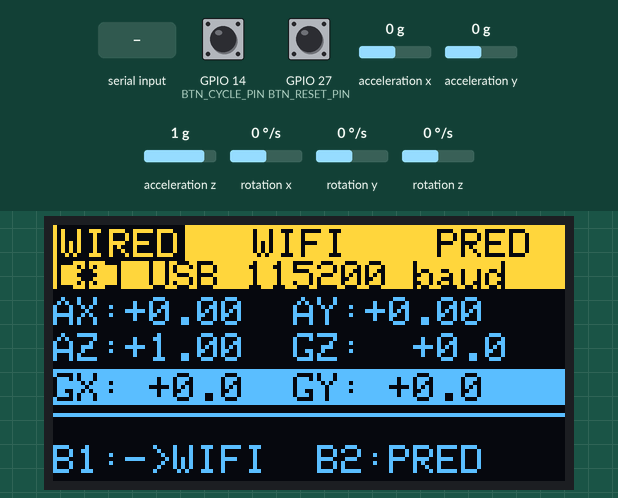
Simulated run of this program. Board: ESP32. Parts: 128×64 one-colour display. The test bench sets the inputs (shaded band); at power-on: GPIO 14 (BTN_CYCLE_PIN) HIGH, GPIO 27 (BTN_RESET_PIN) HIGH, rotation x 0 °/s, rotation y 0 °/s, acceleration x 0 g, acceleration y 0 g, acceleration z 1 g, rotation z 0 °/s. The OLED is the two-colour kind (top 16 rows yellow); what the program prints to the serial monitor is not drawn.

Above: at 3.3 s.
3.4 s: "MODE:IDLE\n" received over Serial
At 3.9 s:
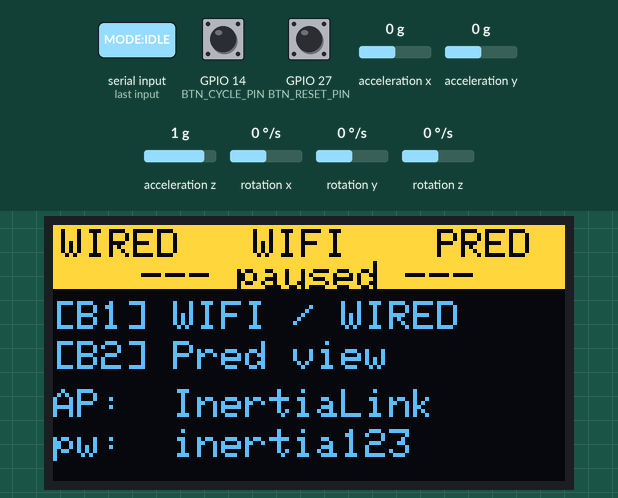
4.9 s: GPIO 14 (BTN_CYCLE_PIN) pulled LOW for 0.15 s
At 5.16 s:
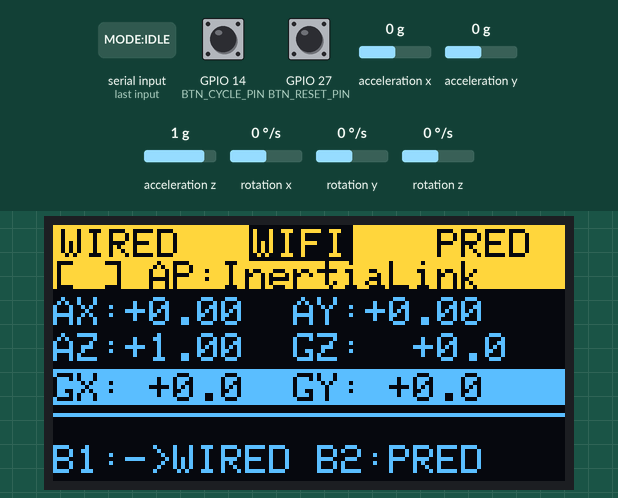
7.2 s: GPIO 27 (BTN_RESET_PIN) pulled LOW for 3.2 s
At 7.76 s:
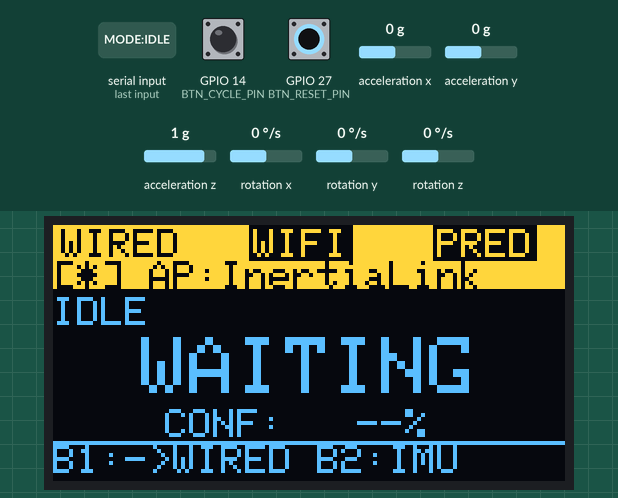
11.9 s: rotation x set to 100 °/s
At 12.24 s:
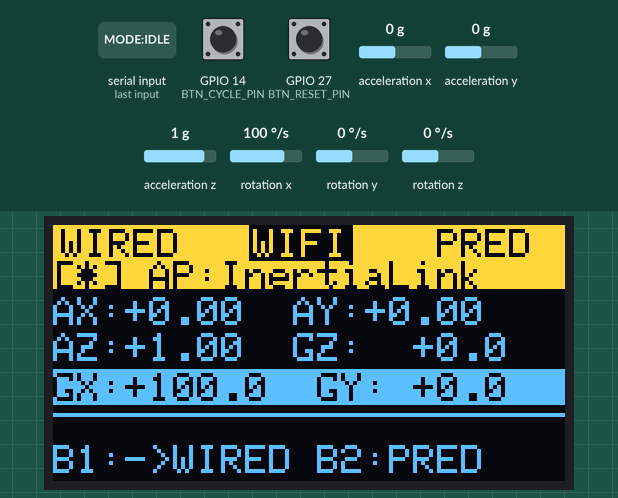
14.3 s: "MODE:USB\n" received over Serial
At 15.08 s:
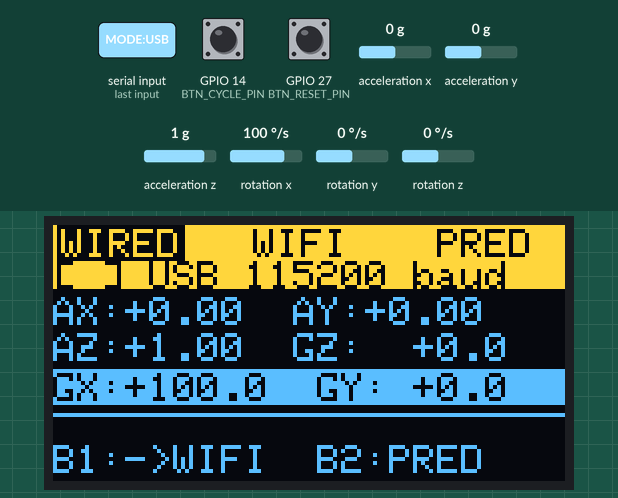
17.2 s: rotation y set to -2 °/s
At 17.71 s:
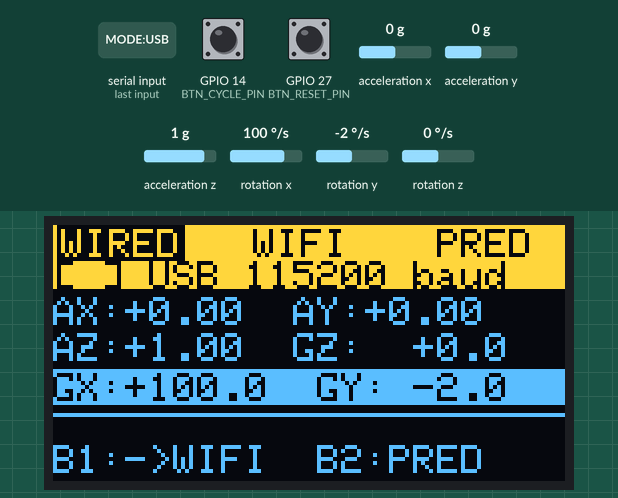
Timing chart, 0 to 20.2 s (numbered marks = the images above; inputs shaded):
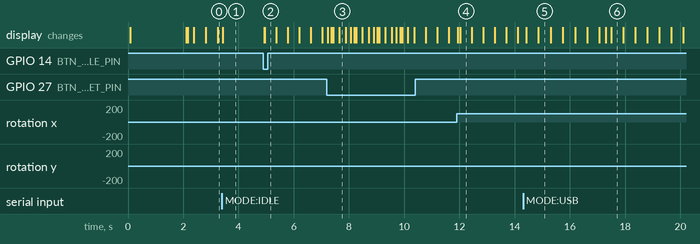

The program:

main.cpp
```cpp
// InertiaLink ESP32 Firmware — USB + SoftAP WiFi (no router required)
//
// Default boot mode: WIRED.  The desktop apps open the port and expect
// data immediately; no MODE:USB command needed before streaming begins.
//
// WiFi transport: ESP32 runs as a SoftAP — the laptop connects directly to
// the pen's own network.  No router, no credentials to flash, no host IP to
// configure.  The pen always broadcasts UDP to 192.168.4.255:5005 so any
// connected laptop receives it without knowing the pen's DHCP assignments.
//
//   AP SSID     : InertiaLink
//   AP password : inertia123
//   ESP32 IP    : 192.168.4.1  (fixed, default SoftAP address)
//   Laptop IP   : 192.168.4.2  (first DHCP lease — assigned automatically)
//
// Wiring:
//   MPU6050   SDA→GPIO 21   SCL→GPIO 22   I2C address 0x68
//   SSD1306   SDA→GPIO 21   SCL→GPIO 22   I2C address 0x3C   (no conflict)
//   Btn1      GPIO 14 ↔ GND   —  toggles WIRED ↔ WIFI
//   Btn2      GPIO 27 ↔ GND   —  toggles IMU view ↔ Prediction view
//
// Serial commands at 115200 baud (TUI or any terminal):
//   MODE:USB    switch to / stay in WIRED mode
//   MODE:WIFI   switch to SoftAP WiFi mode (AP is always running)
//   MODE:IDLE   pause streaming
//
// Payload format (sent in WIRED/WIFI modes at 100 Hz):
//   ax,ay,az,gx,gy,gz\n   (floats: g-force + deg/s)

#include <Adafruit_GFX.h>
#include <Adafruit_SSD1306.h>
#include <Arduino.h>
#include <MPU6050_light.h>
#include <WiFi.h>
#include <WiFiUdp.h>
#include <Wire.h>

// ── SoftAP credentials (hardcoded — no NVS needed) ───────────────────────────
// #define so string-literal concatenation ("prefix" AP_SSID) compiles.
#define AP_SSID "InertiaLink"
#define AP_PASS "inertia123"
// Broadcast to all clients on the AP subnet — no laptop IP config required.
static constexpr const char *UDP_TARGET  = "192.168.4.255";
static constexpr int UDP_PORT_DECODER    = 5005; // decoder
static constexpr int UDP_PORT_VISUALIZER = 5006; // visualizer

// ── OLED
// ──────────────────────────────────────────────────────────────────────
#define SCREEN_W 128
#define SCREEN_H 64
#define OLED_ADDR 0x3C
static Adafruit_SSD1306 display(SCREEN_W, SCREEN_H, &Wire, /*reset=*/-1);
static bool oledOk = false;

// ── Push buttons (active-LOW, internal pull-up)
// ───────────────────────────────
#define BTN_CYCLE_PIN 14 // toggle WIRED ↔ WIFI
#define BTN_RESET_PIN 27 // toggle IMU ↔ Prediction view
#define DEBOUNCE_MS 200
static unsigned long lastBtn1Ms = 0, lastBtn2Ms = 0;

// ── Non-blocking serial command buffer
// ────────────────────────────────────────
static char cmdBuf[128];
static int cmdPos = 0;

// ── Mode & radio state
// ────────────────────────────────────────────────────────
enum Mode { WIRED, WIFI, IDLE };

static Mode currentMode = WIRED; // boot default: stream over USB immediately
static bool apReady = false;     // set true once SoftAP is up

static MPU6050 mpu(Wire);
static WiFiUDP udp;

// Live IMU values (globals so drawDisplay can read them without passing args)
static float imu_ax = 0.0f, imu_ay = 0.0f, imu_az = 0.0f;
static float imu_gx = 0.0f, imu_gy = 0.0f, imu_gz = 0.0f;

// ── Display view & prediction state ──────────────────────────────────────────
enum DisplayView { IMU_VIEW, PRED_VIEW };
static DisplayView displayView = IMU_VIEW;

// Updated by STATE:xxx / PRED:char:conf feedback from the host decoder.
static char predStateStr[20] = "IDLE";
static char predChar[8]      = "";
static int  predConf         = 0;

// UDP socket that receives STATE/PRED feedback from the host in Wi-Fi mode.
static WiFiUDP feedbackUdp;
static constexpr int UDP_FEEDBACK_PORT = 5007;

// ── OLED helpers
// ──────────────────────────────────────────────────────────────
static const char *modeName(Mode m) {
  switch (m) {
  case WIRED:
    return "WIRED";
  case WIFI:
    return "WIFI ";
  default:
    return "IDLE ";
  }
}

// ── drawDisplay
// ───────────────────────────────────────────────────────────────
//
// Panel colour zones (fixed by hardware — not configurable):
//   y  0–15  → YELLOW   (16 px, 2 text rows)
//   y 16–63  → BLUE     (48 px, 6 text rows)
//
//  ┌──────── YELLOW zone ────────────────────────────────────────┐
//  │ ▓WIRED▓   WIFI    IDLE                                     │ y=0 tabs
//  │ [*] LIVE   AP:InertiaLink  /  USB 115200                   │ y=9
//  ├──────── BLUE zone ──────────────────────────────────────────┤
//  │ AX:+1.23  AY:-0.45                                         │ y=18
//  │ AZ:+0.98  GZ: +89.0                                        │ y=27
//  │▓▓▓▓▓▓▓▓▓▓▓▓▓▓▓▓▓▓▓▓▓▓▓▓▓▓▓▓▓▓▓▓▓▓▓▓▓▓▓▓▓▓▓▓▓▓▓▓▓▓▓▓▓▓▓▓▓▓▓│ inverted band
//  │▓ GX:+12.3  GY: -5.6                                      ▓│ y=37
//  │▓▓▓▓▓▓▓▓▓▓▓▓▓▓▓▓▓▓▓▓▓▓▓▓▓▓▓▓▓▓▓▓▓▓▓▓▓▓▓▓▓▓▓▓▓▓▓▓▓▓▓▓▓▓▓▓▓▓▓│
//  │──────────────────────────────────────────────────────────── │ sep y=47
//  │ B1:->WIFI   B2:WIRED                                       │ y=55
//  └─────────────────────────────────────────────────────────────┘

// ── drawDisplay
// ───────────────────────────────────────────────────────────────
//
// Panel colour zones (fixed by hardware — not configurable):
//   y  0–15  → YELLOW   (16 px, 2 text rows)
//   y 16–63  → BLUE     (48 px, 6 text rows)
//
// Tab bar (Row 0): WIRED & WIFI show transport mode; PRED shows view mode.
// Multiple tabs can be active simultaneously (e.g. WIRED + PRED both lit).
//
//  IMU view:
//  ┌──────── YELLOW ────────────────────────────────────────────┐
//  │ ▓WIRED▓   WIFI    PRED                                    │ y=0
//  │ [*] USB 115200 baud                                       │ y=9
//  ├──────── BLUE ──────────────────────────────────────────────┤
//  │ AX:+1.23  AY:-0.45                                        │ y=18
//  │ AZ:+0.98  GZ: +89.0                                       │ y=27
//  │▓▓ GX:+12.3  GY: -5.6 ▓▓▓▓▓▓▓▓▓▓▓▓▓▓▓▓▓▓▓▓▓▓▓▓▓▓▓▓▓▓▓▓▓▓▓│ y=37
//  │─────────────────────────────────────────────────────────── │ y=47
//  │ B1:->WIFI  B2:PRED                                        │ y=55
//  └────────────────────────────────────────────────────────────┘
//
//  Prediction view (Btn2 active):
//  ┌──────── YELLOW ────────────────────────────────────────────┐
//  │  WIRED   ▓WIFI▓  ▓PRED▓                                  │ y=0
//  │ [*] AP:InertiaLink                                        │ y=9
//  ├──────── BLUE ──────────────────────────────────────────────┤
//  │ WRITING                                                   │ y=18
//  │         >> "3"          (TextSize=2)                      │ y=28
//  │                                                           │
//  │             CONF:  87%                                    │ y=46
//  │─────────────────────────────────────────────────────────── │ y=54
//  │ B1:->WIRED B2:IMU                                         │ y=55
//  └────────────────────────────────────────────────────────────┘

static uint8_t animTick = 0;

static void drawDisplay() {
  if (!oledOk)
    return;
  animTick++;
  bool liveOn = (animTick >> 2) & 1; // blinks ~1.25 Hz

  display.clearDisplay();
  display.setTextSize(1);

  // ════ YELLOW ZONE ══════════════════════════════════════════════════════════
  display.fillRect(0, 0, SCREEN_W, 16, SSD1306_WHITE);

  // ── Row 0: WIRED / WIFI track transport; PRED tracks view ─────────────────
  static const struct {
    const char *label;
    uint8_t     x;
  } TABS[3] = {{"WIRED", 2}, {"WIFI", 50}, {"PRED", 96}};
  bool tabActive[3] = {currentMode == WIRED, currentMode == WIFI,
                       displayView == PRED_VIEW};
  for (int i = 0; i < 3; i++) {
    if (tabActive[i]) {
      uint8_t w = static_cast<uint8_t>(strlen(TABS[i].label) * 6);
      display.fillRect(TABS[i].x - 1, 0, w + 2, 9, SSD1306_BLACK);
      display.setTextColor(SSD1306_WHITE);
    } else {
      display.setTextColor(SSD1306_BLACK);
    }
    display.setCursor(TABS[i].x, 1);
    display.print(TABS[i].label);
  }

  // ── Row 1: live badge + transport detail ───────────────────────────────────
  display.setTextColor(SSD1306_BLACK);
  display.setCursor(0, 9);
  if (currentMode == WIFI) {
    char r[22];
    snprintf(r, sizeof(r), "%s AP:%-11s", liveOn ? "[*]" : "[ ]", AP_SSID);
    display.print(r);
  } else if (currentMode == WIRED) {
    char r[22];
    snprintf(r, sizeof(r), "%s USB 115200 baud", liveOn ? "[*]" : "[ ]");
    display.print(r);
  } else {
    display.setCursor(22, 9);
    display.print("--- paused ---");
  }

  // ════ BLUE ZONE ════════════════════════════════════════════════════════════
  display.setTextColor(SSD1306_WHITE);

  if (displayView == PRED_VIEW) {
    // ── Prediction screen ─────────────────────────────────────────────────────
    char stateLabel[21];
    snprintf(stateLabel, sizeof(stateLabel), "%-20s", predStateStr);
    display.setCursor(0, 18);
    display.print(stateLabel);

    // Large prediction centred at TextSize=2 (16 px tall), capped at 3 chars
    display.setTextSize(2);
    if (predChar[0] != '\0') {
      char disp[4];
      strncpy(disp, predChar, 3);
      disp[3] = '\0';
      char predLine[12];
      snprintf(predLine, sizeof(predLine), ">> \"%s\"", disp);
      int px = (SCREEN_W - static_cast<int>(strlen(predLine)) * 12) / 2;
      display.setCursor(px < 0 ? 0 : px, 28);
      display.print(predLine);
    } else {
      display.setCursor(22, 28); // "WAITING": 7 chars × 12 px = 84 px centred
      display.print("WAITING");
    }
    display.setTextSize(1);

    char confLine[14];
    if (predChar[0] != '\0')
      snprintf(confLine, sizeof(confLine), "CONF:  %3d%%", predConf);
    else
      snprintf(confLine, sizeof(confLine), "CONF:   --%%");
    display.setCursor(28, 46);
    display.print(confLine);

    display.drawFastHLine(0, 54, SCREEN_W, SSD1306_WHITE);
    display.setCursor(0, 55);
    display.print(currentMode == WIRED ? "B1:->WIFI  B2:IMU " : "B1:->WIRED B2:IMU ");

  } else {
    // ── IMU screen ────────────────────────────────────────────────────────────
    if (currentMode == IDLE) {
      display.setCursor(0, 19); display.print("[B1] WIFI / WIRED");
      display.setCursor(0, 29); display.print("[B2] Pred view");
      display.setCursor(0, 41); display.print("AP:  " AP_SSID);
      display.setCursor(0, 51); display.print("pw:  " AP_PASS);
      display.display();
      return;
    }

    char buf[22];
    snprintf(buf, sizeof(buf), "AX:%+5.2f  AY:%+5.2f", imu_ax, imu_ay);
    display.setCursor(0, 18);
    display.print(buf);

    snprintf(buf, sizeof(buf), "AZ:%+5.2f  GZ:%+6.1f", imu_az, imu_gz);
    display.setCursor(0, 27);
    display.print(buf);

    display.fillRect(0, 36, SCREEN_W, 9, SSD1306_WHITE);
    display.setTextColor(SSD1306_BLACK);
    snprintf(buf, sizeof(buf), "GX:%+5.1f  GY:%+5.1f", imu_gx, imu_gy);
    display.setCursor(0, 37);
    display.print(buf);

    display.setTextColor(SSD1306_WHITE);
    display.drawFastHLine(0, 47, SCREEN_W, SSD1306_WHITE);
    display.setCursor(0, 55);
    display.print(currentMode == WIRED ? "B1:->WIFI  B2:PRED" : "B1:->WIRED B2:PRED");
  }

  display.display();
}

// splashOLED: used during boot and error screens.
static void splashOLED(const char *title, const char *line1 = nullptr,
                       const char *line2 = nullptr,
                       const char *line3 = nullptr) {
  if (!oledOk)
    return;
  display.clearDisplay();

  display.fillRect(0, 0, SCREEN_W, 16, SSD1306_WHITE);
  display.setTextColor(SSD1306_BLACK);
  display.setTextSize(1);
  display.setCursor(2, 4);
  display.print(title);

  display.setTextColor(SSD1306_WHITE);
  if (line1) {
    display.setCursor(0, 20);
    display.print(line1);
  }
  if (line2) {
    display.setCursor(0, 32);
    display.print(line2);
  }
  if (line3) {
    display.setCursor(0, 44);
    display.print(line3);
  }

  display.display();
}

// ── Command parser
// ────────────────────────────────────────────────────────────
static void parseCommand(const char *cmd) {
  if (strcmp(cmd, "MODE:USB") == 0) {
    currentMode = WIRED;
    Serial.println("[ESP] Mode -> WIRED");

  } else if (strcmp(cmd, "MODE:IDLE") == 0) {
    currentMode = IDLE;
    Serial.println("[ESP] Mode -> IDLE");

  } else if (strcmp(cmd, "MODE:WIFI") == 0) {
    if (apReady) {
      currentMode = WIFI;
      Serial.println("[ESP] Mode -> WIFI (SoftAP: " AP_SSID ")");
      Serial.println("[ESP] WiFi OK");
    } else {
      Serial.println("[ESP] WiFi failed -> SoftAP not ready");
    }

  } else if (strncmp(cmd, "STATE:", 6) == 0) {
    strncpy(predStateStr, cmd + 6, sizeof(predStateStr) - 1);
    predStateStr[sizeof(predStateStr) - 1] = '\0';
    if (displayView == PRED_VIEW) drawDisplay();
    return; // skip the drawDisplay() at the end

  } else if (strncmp(cmd, "PRED:", 5) == 0) {
    // Format: PRED:<char>:<confidence>   e.g. "PRED:3:87"  or "PRED::0"
    const char *rest  = cmd + 5;
    const char *colon = strchr(rest, ':');
    if (colon) {
      int charLen = static_cast<int>(colon - rest);
      if (charLen > 7) charLen = 7;
      strncpy(predChar, rest, charLen);
      predChar[charLen] = '\0';
      predConf = atoi(colon + 1);
    }
    if (displayView == PRED_VIEW) drawDisplay();
    return;
  }

  drawDisplay();
}

// ── Non-blocking serial poll
// ───────────────────────────────────────────────────
static void pollSerial() {
  while (Serial.available()) {
    char c = static_cast<char>(Serial.read());
    if (c == '\n' || c == '\r') {
      if (cmdPos > 0) {
        cmdBuf[cmdPos] = '\0';
        parseCommand(cmdBuf);
        cmdPos = 0;
      }
    } else if (cmdPos < 127) {
      cmdBuf[cmdPos++] = c;
    }
  }
}

// ── Feedback UDP poll (Wi-Fi mode — receives STATE/PRED from host decoder)
// ────────
static void pollFeedbackUdp() {
  int n = feedbackUdp.parsePacket();
  if (n <= 0)
    return;
  char buf[64];
  int len = feedbackUdp.read(buf, sizeof(buf) - 1);
  if (len <= 0)
    return;
  while (len > 0 && (buf[len - 1] == '\n' || buf[len - 1] == '\r'))
    --len;
  buf[len] = '\0';
  if (len > 0)
    parseCommand(buf);
}

// ── Button handler
// ────────────────────────────────────────────────────────────
static void handleButtons() {
  unsigned long now = millis();

  // Btn1: toggle WIRED ↔ WIFI
  if (digitalRead(BTN_CYCLE_PIN) == LOW && (now - lastBtn1Ms) > DEBOUNCE_MS) {
    lastBtn1Ms = now;
    if (currentMode != WIFI) {
      if (apReady) {
        currentMode = WIFI;
        Serial.println("[ESP] Btn1 -> WIFI");
      } else {
        splashOLED("SoftAP error!", "AP failed to start", "Try reboot");
        delay(1500);
      }
    } else {
      currentMode = WIRED;
      Serial.println("[ESP] Btn1 -> WIRED");
    }
    drawDisplay();
  }

  // Btn2: toggle IMU view ↔ Prediction view
  if (digitalRead(BTN_RESET_PIN) == LOW && (now - lastBtn2Ms) > DEBOUNCE_MS) {
    lastBtn2Ms = now;
    displayView = (displayView == IMU_VIEW) ? PRED_VIEW : IMU_VIEW;
    Serial.println(displayView == PRED_VIEW ? "[ESP] Btn2 -> PRED view"
                                            : "[ESP] Btn2 -> IMU view");
    drawDisplay();
  }
}

// ── Setup
// ─────────────────────────────────────────────────────────────────────
void setup() {
  Serial.begin(115200);

  pinMode(BTN_CYCLE_PIN, INPUT_PULLUP);
  pinMode(BTN_RESET_PIN, INPUT_PULLUP);

  // 400 kHz I2C: reduces display.display() from ~92 ms to ~23 ms per frame.
  Wire.begin(21, 22);
  Wire.setClock(400000);

  // OLED — non-fatal if absent
  oledOk = display.begin(SSD1306_SWITCHCAPVCC, OLED_ADDR);
  if (!oledOk)
    Serial.println("[ESP] OLED absent — headless");

  splashOLED("InertiaLink v2", "Booting...", "USB + SoftAP WiFi");

  // MPU6050 — fatal if absent
  if (mpu.begin() != 0) {
    splashOLED("MPU6050 Error!", "Check I2C wiring", "SDA=21  SCL=22");
    Serial.println("[ESP] MPU6050 init failed — halting");
    while (true)
      delay(10);
  }

  splashOLED("Calibrating IMU", "Keep device still");
  delay(1000);
  mpu.calcOffsets();

  // Start SoftAP — always on, no router required.
  // WiFi.softAP() returns immediately; the AP is up within a few ms.
  splashOLED("Starting SoftAP", AP_SSID, "pw: " AP_PASS);
  WiFi.mode(WIFI_AP);
  if (WiFi.softAP(AP_SSID, AP_PASS)) {
    apReady = true;
    feedbackUdp.begin(UDP_FEEDBACK_PORT);
    Serial.println("[ESP] SoftAP up: " AP_SSID " -> 192.168.4.1");
    Serial.println("[ESP] Feedback UDP listening on port " +
                   String(UDP_FEEDBACK_PORT));
  } else {
    Serial.println("[ESP] SoftAP failed — WiFi mode unavailable");
    splashOLED("SoftAP failed!", "WIRED only");
    delay(1500);
  }

  Serial.println("[ESP] Ready");
  drawDisplay();
}

// ── Main loop
// ─────────────────────────────────────────────────────────────────
static unsigned long lastDispMs = 0;
static const unsigned long DISP_INTERVAL_MS = 100; // ~10 Hz OLED refresh

void loop() {
  handleButtons();
  pollSerial();
  if (currentMode == WIFI)
    pollFeedbackUdp();

  if (currentMode != IDLE) {
    mpu.update();

    float ax = mpu.getAccX();
    float ay = mpu.getAccY();
    float az = mpu.getAccZ();
    float gx = mpu.getGyroX();
    float gy = mpu.getGyroY();
    float gz = mpu.getGyroZ();

    imu_ax = ax;
    imu_ay = ay;
    imu_az = az;
    imu_gx = gx;
    imu_gy = gy;
    imu_gz = gz;

    char payload[80];
    snprintf(payload, sizeof(payload), "%.4f,%.4f,%.4f,%.4f,%.4f,%.4f\n", ax,
             ay, az, gx, gy, gz);

    if (currentMode == WIRED) {
      Serial.print(payload);
    } else {
      // Broadcast to both ports so the decoder and visualizer each
      // receive every packet independently (no SO_REUSEPORT load-balancing).
      udp.beginPacket(UDP_TARGET, UDP_PORT_DECODER);
      udp.print(payload);
      udp.endPacket();
      udp.beginPacket(UDP_TARGET, UDP_PORT_VISUALIZER);
      udp.print(payload);
      udp.endPacket();
    }

    unsigned long now = millis();
    if (now - lastDispMs >= DISP_INTERVAL_MS) {
      lastDispMs = now;
      drawDisplay();
    }
  }

  delay(10); // 100 Hz cap
}
```

Measured:
- the behaviour switches between 0 and -1 °/s on rotation y (found by bisection; images 5 and 6)
- after the input at 3.4 s, the display: changes at once (image 1)
- after the input at 4.9 s, the display: first changes at once (image 2 shows a later state)
- after the input at 7.2 s, the display: changes at once (image 3)
- after the input at 11.9 s, the display: first changes at once (image 4 shows a later state)
- after the input at 14.3 s, the display: first changes after 0.12 s (image 5 shows a later state)
- after the input at 17.2 s, the display: first changes after 0.09 s (image 6 shows a later state)
